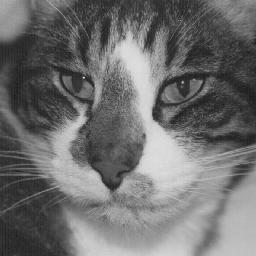
#> input picture Ex1/dorian.jpg, 256 x 256 px, found by its file name
$ python caratteristiche_delle_immagini.py
#> lines starting #> are read from the running program, lines starting #| are printed output that depends on the picture
#!/usr/bin/env python3
# -*- coding: utf-8 -*-
"""
Created on Tue Apr 23 14:12:44 2024

@author: luketto
"""
import numpy as np              # importa Numpy
import matplotlib.pyplot as plt # importa Matplotlib
import scipy.ndimage as ndi     # importa Scipy per le immagini
import skimage.io as io         # importa il modulo Input/Output di SK-Image

x = io.imread("dorian.jpg")
#> x is the input picture: shape (256, 256); min 21, max 228, mean 110.6
(M,N) = x.shape
#> M = 256; N = 256
xmed = np.mean(x)
#> xmed = 110.6
xstd = np.std(x)
#> xstd = 51.97
var  = np.var(x)
#> var = 2701.2

MED = np.zeros((M-2,N-2))
for i in range(M-2):
    for j in range(N-2):
        MED[i,j] = np.mean(x[i:i+3,j:j+3])
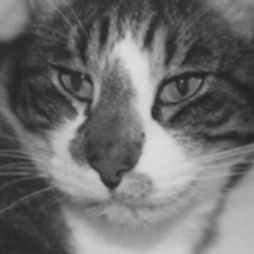
#> MED: shape (254, 254) float64; min 33.56, max 221, mean 110.7

plt.figure()
plt.imshow(MED, clim=None, cmap="gray")

# con generic filter

y = ndi.generic_filter(x, np.mean, (3,3))
plt.figure()
plt.subplot(1,2,1)
plt.imshow(x, clim=[0,255], cmap="gray")
plt.subplot(1,2,2)
plt.imshow(y, clim=[0,255], cmap="gray");

n, b = np.histogram(x, np.arange(257))  # istogramma
#> n = 256 values, max 862 at index 54, min 0 at index 0, mean 256; b = 257 values from 0 to 256
plt.figure; plt.bar(np.arange(256), n)  # grafico a barre
plt.axis([0,255,0,1.1*np.max(n)])       # estremi per ascisse e ordinate
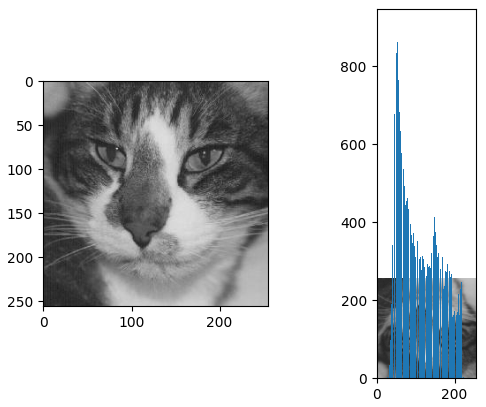
#> figure drawn by matplotlib, 2 panels

$ run again, with Ex1/Washington_green.tif saved as Ex1/dorian.jpg
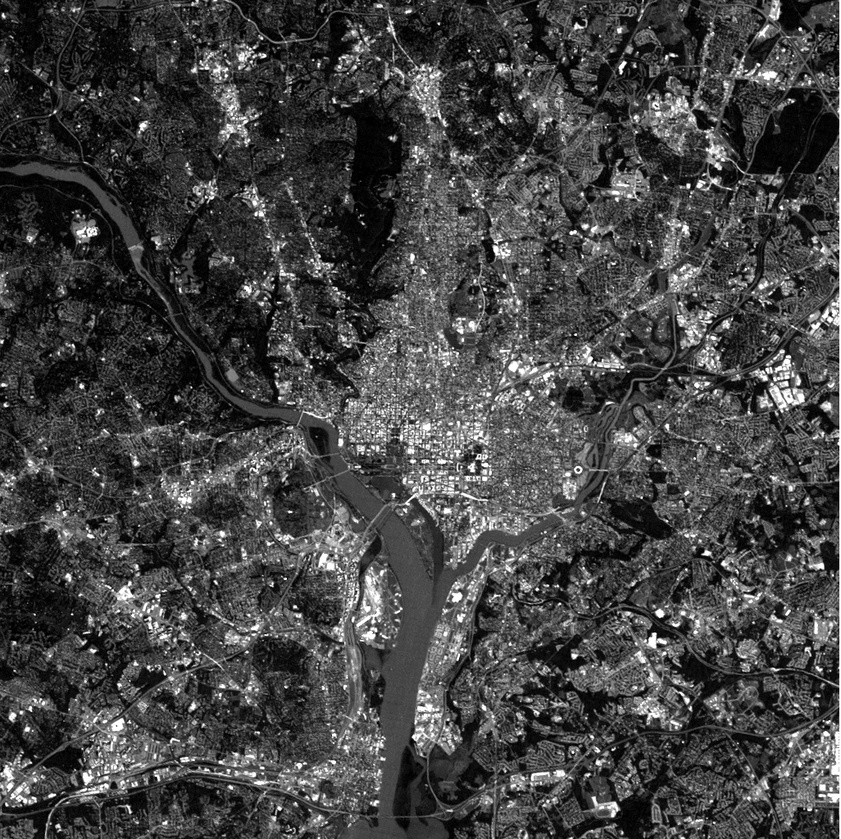
#> input picture Ex1/Washington_green.tif, 841 x 839 px, shrunk from 1026 x 1024 before the run, found by its file name
#> x is the input picture: shape (839, 841); min 0, max 255, mean 67.9
#> xmed = 67.88
#> xstd = 50.27
#> var = 2527.3
#> after the loop `for i in range(M-2):`:
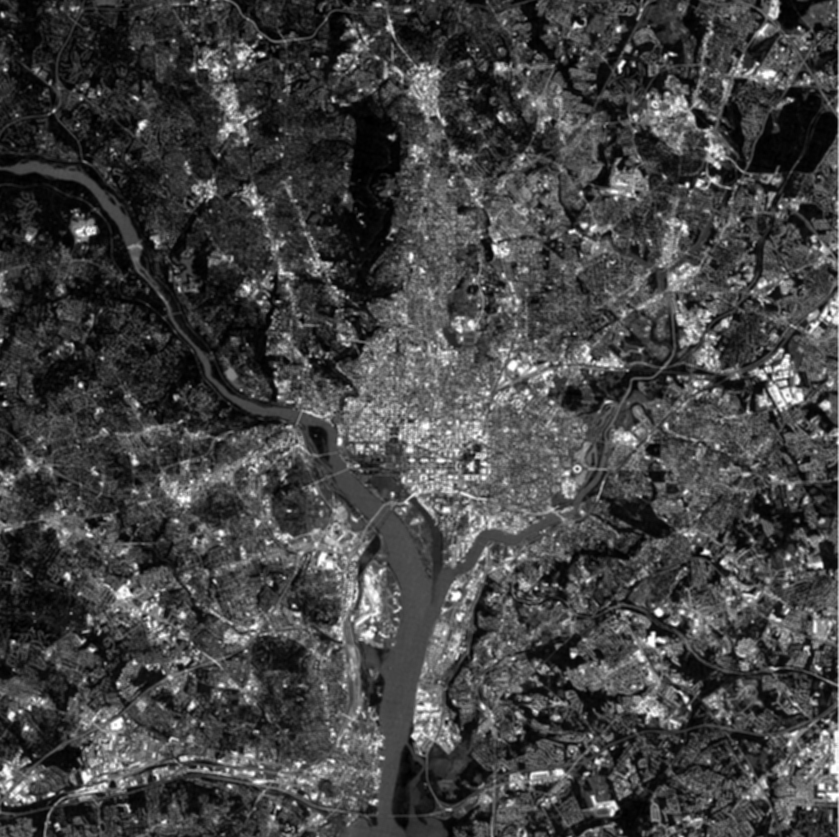
#> MED: shape (837, 839) float64; min 0.111, max 254.8, mean 67.7
#> n = 256 values, max 7555 at index 13, min 179 at index 239, mean 2756.2; b = 257 values from 0 to 256
#> `plt.axis([0,255,0,1.1*np.max(n)])`:
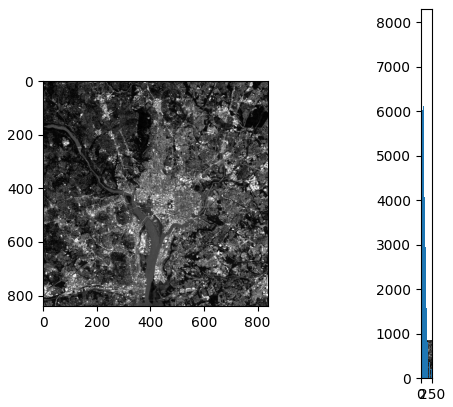
#> figure drawn by matplotlib, 2 panels

$ run again, with Ex1/Washington_infrared.tif saved as Ex1/dorian.jpg
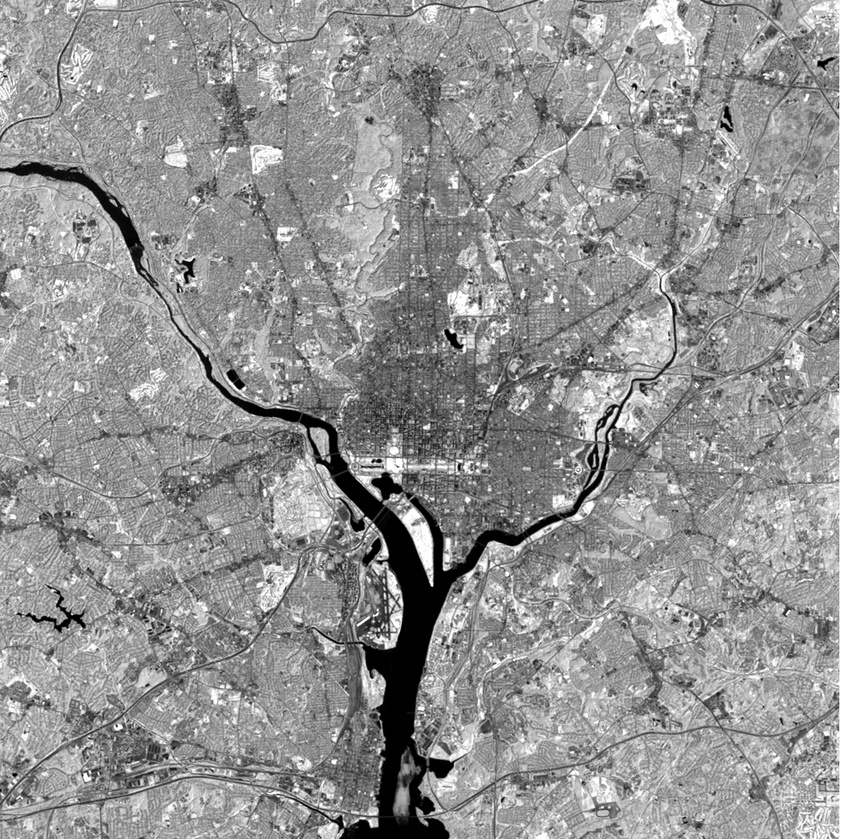
#> input picture Ex1/Washington_infrared.tif, 841 x 839 px, shrunk from 1026 x 1024 before the run, found by its file name
#> x is the input picture: shape (839, 841); min 0, max 255, mean 146.4
#> xmed = 146.4
#> xstd = 46.23
#> var = 2136.9
#> after the loop `for i in range(M-2):`:
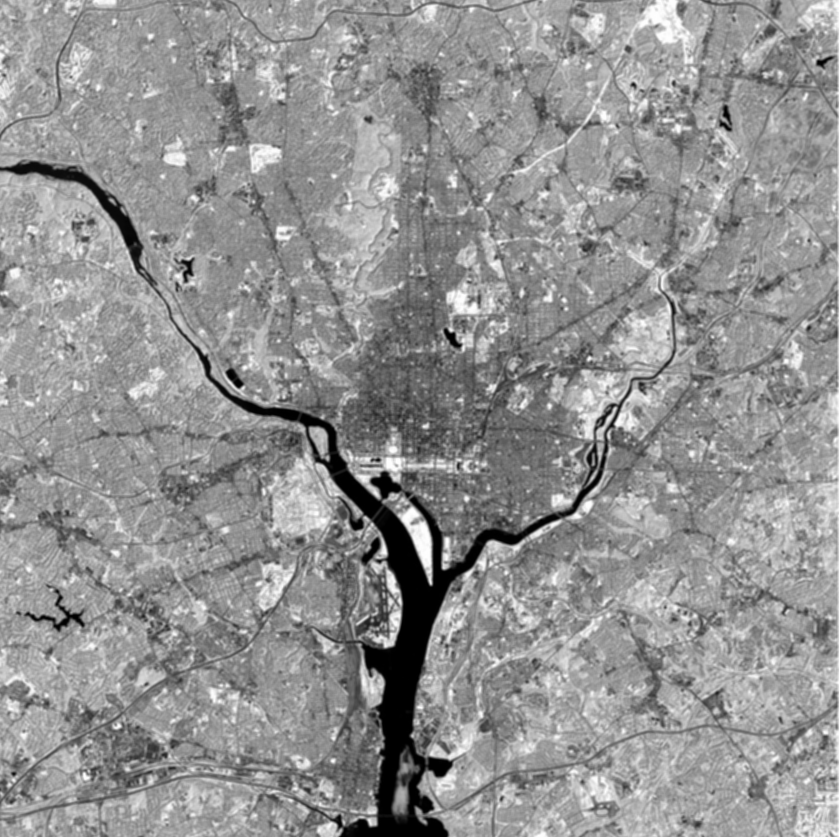
#> MED: shape (837, 839) float64; min 0, max 254.6, mean 146.3
#> n = 256 values, max 11172 at index 0, min 100 at index 26, mean 2756.2; b = 257 values from 0 to 256
#> `plt.axis([0,255,0,1.1*np.max(n)])`:
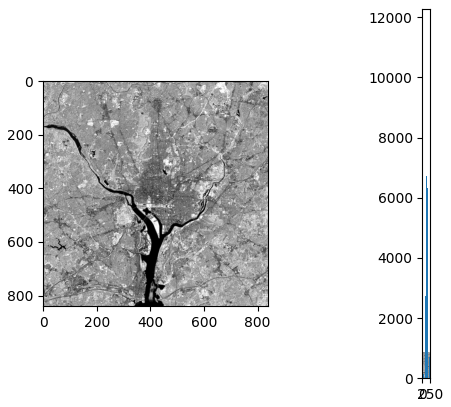
#> figure drawn by matplotlib, 2 panels
